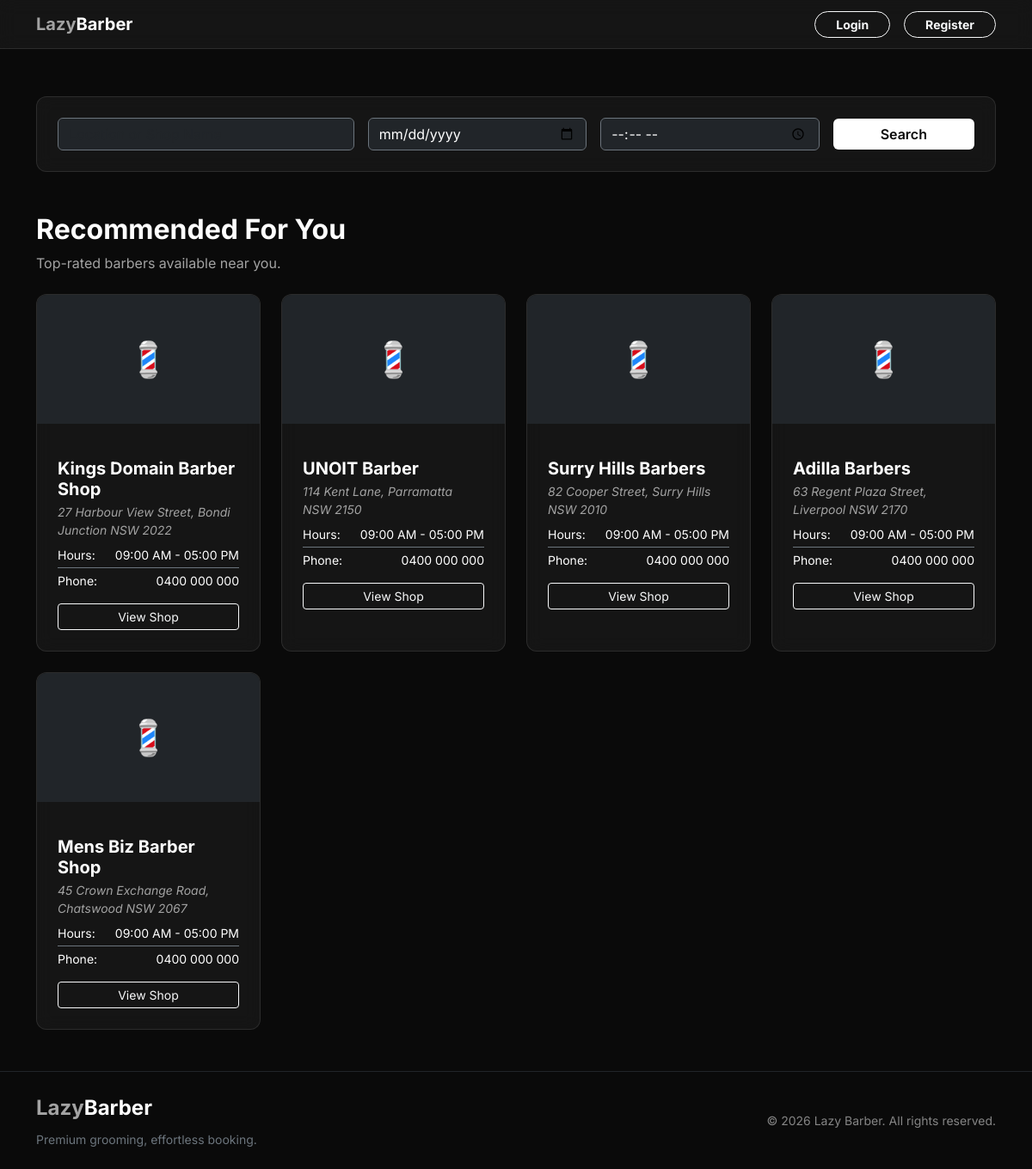
Page /final_lazy_barber/shops.php on the committed database.
### tables this page shows
CREATE TABLE `shops` (
  `shopid` int(11) NOT NULL,
  `name` varchar(255) NOT NULL,
  `address` varchar(255) NOT NULL,
  `suburb` varchar(100) NOT NULL,
  `open_time` varchar(100) DEFAULT '09:00 AM - 05:00 PM',
  `phone` varchar(20) DEFAULT '0400 000 000',
  `is_active` tinyint(1) DEFAULT 1,
  `created_at` timestamp NOT NULL DEFAULT current_timestamp(),
  `avatar` varchar(255) DEFAULT NULL
);

### final_lazy_barber/shops.php (the view, shortened to what this page needs)
<?php
require_once 'config/database.php';
include 'includes/header.php';
$searchLoc = $_GET['location'] ?? '';
$searchDate = $_GET['date'] ?? '';
$searchTime = $_GET['time'] ?? '';
$sql = "SELECT shopid, name, address, suburb, open_time, phone FROM SHOPS WHERE is_active = 1";
$params = [];
if (empty($searchLoc) && empty($searchDate) && empty($searchTime)) {
    $sql .= " LIMIT 5";
}
$stmt = $pdo->prepare($sql);
$stmt->execute($params);
$shops = $stmt->fetchAll();
$isSearch = (!empty($searchLoc) || !empty($searchDate) || !empty($searchTime));
?>
<div class="container py-5 mt-5">
    <div class="glass-card p-4 mb-5 sticky-top mt-3" style="z-index: 1020; top: 70px;">
        <form method="GET" action="shops.php" class="row g-3 align-items-center">
            <div class="col-md-4">
                <input type="text" name="location" class="form-control bg-dark text-white border-secondary" placeholder="Location or Shop Name" value="<?php echo htmlspecialchars($searchLoc); ?>">
            </div>
            <div class="col-md-3">
                <input type="date" name="date" class="form-control bg-dark text-white border-secondary" value="<?php echo htmlspecialchars($searchDate); ?>">
            </div>
            <div class="col-md-3">
                <input type="time" name="time" class="form-control bg-dark text-white border-secondary" value="<?php echo htmlspecialchars($searchTime); ?>">
            </div>
            <div class="col-md-2">
                <button type="submit" class="btn btn-primary-custom w-100">Search</button>
            </div>
        </form>
    </div>
    <div class="mb-4">
        <h2 class="fw-bold text-white"><?php echo $isSearch ? "Search Results" : "Recommended For You"; ?></h2>
        <?php if(!$isSearch): ?>
        <p class="text-grey">Top-rated barbers available near you.</p>
        <?php endif; ?>
    </div>
    <div class="row g-4">
        <?php foreach($shops as $shop): ?>
        <div class="col-md-6 col-lg-3">
            <div class="glass-card h-100 review-card overflow-hidden">
                <div class="bg-dark" style="height: 150px; display: flex; align-items: center; justify-content: center;">
                    <span class="text-secondary fs-1">&#128136;</span>
                </div>
                <div class="p-4 position-relative">
                    <h5 class="text-white mt-3 fw-bold mb-1"><?php echo htmlspecialchars($shop['name']); ?></h5>
                    <p class="text-light-grey small mb-2"><i class="text-grey"><?php echo htmlspecialchars($shop['address']); ?></i></p>
                    <div class="mb-3 text-light-grey small">
                        <div class="d-flex justify-content-between border-bottom border-secondary pb-1 mb-1">
                            <span>Hours:</span> <span class="text-white"><?php echo htmlspecialchars($shop['open_time']); ?></span>
                        </div>
                        <div class="d-flex justify-content-between">
                            <span>Phone:</span> <span class="text-white"><?php echo htmlspecialchars($shop['phone']); ?></span>
                        </div>
                    </div>
                    <a href="shop_profile.php?id=<?php echo $shop['shopid']; ?>" class="btn btn-outline-light w-100 btn-sm">View Shop</a>
                </div>
            </div>
        </div>
        <?php endforeach; ?>
    </div>
</div>
<?php include 'includes/footer.php'; ?>

### final_lazy_barber/css/style.css (style rules this page uses)
:root { --black: #0a0a0a; --dark-grey: #1a1a1a; --grey: #404040; --light-grey: #a3a3a3; --white: #ffffff; --glass-bg: rgba(26, 26, 26, 0.7); --glass-border: rgba(255, 255, 255, 0.1); }
body { font-family: 'Inter', sans-serif; background-color: var(--black); color: var(--white); display: flex; flex-direction: column; min-height: 100vh; }
.text-grey { color: var(--light-grey) !important; }
.glass-card { background: var(--glass-bg); backdrop-filter: blur(10px); -webkit-backdrop-filter: blur(10px); border: 1px solid var(--glass-border); border-radius: 12px; }
.btn-primary-custom { background-color: var(--white); color: var(--black); border: none; font-weight: 600; transition: all 0.3s ease; }
.review-card { transition: transform 0.3s ease; }

### rows in the picture
shops: name "Kings Domain Barber Shop", address "27 Harbour View Street, Bondi Junction NSW 2022", open_time "09:00 AM - 05:00 PM", phone "0400 000 000"
shops: name "UNOIT Barber", address "114 Kent Lane, Parramatta NSW 2150", open_time "09:00 AM - 05:00 PM", phone "0400 000 000"
shops: name "Surry Hills Barbers", address "82 Cooper Street, Surry Hills NSW 2010", open_time "09:00 AM - 05:00 PM", phone "0400 000 000"
shops: name "Adilla Barbers", address "63 Regent Plaza Street, Liverpool NSW 2170", open_time "09:00 AM - 05:00 PM", phone "0400 000 000"
shops: name "Mens Biz Barber Shop", address "45 Crown Exchange Road, Chatswood NSW 2067", open_time "09:00 AM - 05:00 PM", phone "0400 000 000"
